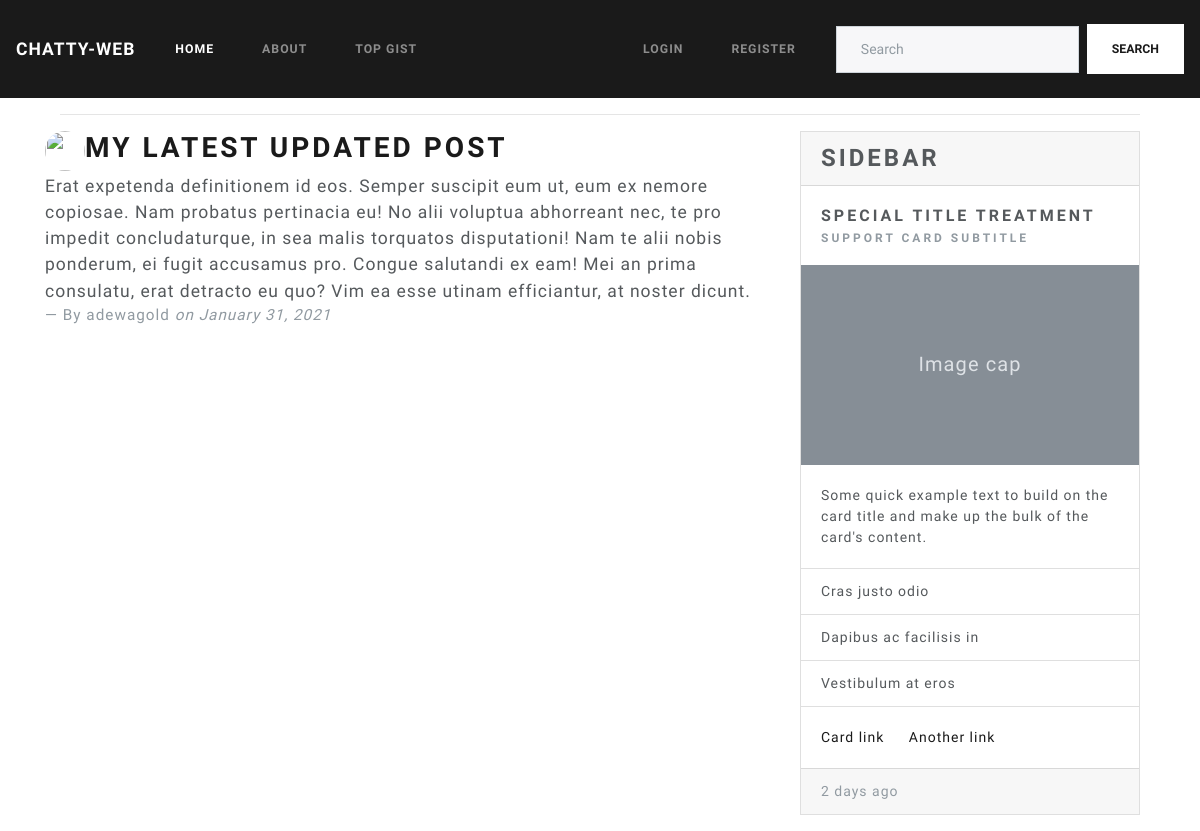
Screenshot of /post/32/ with the database file from the repository.
### blog/models.py (models this page shows, shortened)
class Post(models.Model):
    title = models.CharField(max_length=100)
    content = models.TextField()
    date_posted = models.DateTimeField(default =timezone.now)
    author = models.ForeignKey(User, on_delete=models.CASCADE)

### blog/views.py (the view)
# urls.py: path('post/<int:pk>/', PostDetailView.as_view(), name="post-detail"),
class PostDetailView(DetailView):
    model = Post

### blog/templates/blog/post_detail.html (shortened to what this page needs)
{% extends "blog/base.html" %}
{% block content %}
    <div class="row">
            <div >
                <img class="rounded-circle" width="40px" height="40px" src="{{ user.profile.image.url}}">
            </div>
        <h2> {{ object.title }} </h2>
        <blockquote class="blockquote">
            <p class="mb-0">{{object.content}}</p>
            <footer class="blockquote-footer">By {{ object.author }}  <cite title="Source Title">on {{ object.date_posted|date:"F d, Y" }}</cite></footer>
        </blockquote>
    </div>
{% endblock content %}

### blog/templates/blog/base.html (shortened to what this page needs)
<!DOCTYPE html>
<html lang="en">
<head>
    <link rel="stylesheet" href="https://bootswatch.com/4/lux/bootstrap.min.css">
    {% load static %}
    <link rel="stylesheet" type="text/css" href={% static 'blog/main.css' %} />
</head>
<body>
        <nav class="navbar navbar-expand-lg navbar-dark bg-primary">
                <a class="navbar-brand" href="#">Chatty-web</a>
                <div class="collapse navbar-collapse" id="navbarColor01">
                  <ul class="navbar-nav mr-auto">
                    <li class="nav-item active">
                      <a class="nav-link" href="{% url 'blog-home' %}">Home
                      </a>
                    </li>
                    <li class="nav-item">
                      <a class="nav-link" href="{% url 'blog-about' %}">About</a>
                    </li>
                    <li class="nav-item">
                        <a class="nav-link" href="{% url 'blog-about' %}">Top Gist</a>
                    </li>
                  </ul>
                  <form class="form-inline my-2 my-lg-0">
                      {% if user.is_authenticated %}
                      <ul class="navbar-nav mr-auto">
                            <li class="nav-item">
                                <a class="nav-link" href="{% url 'post-create' %}">Create New Post
                                </a>
                            </li>
                            <li class="nav-item">
                                <a class="nav-link" href="{% url 'profile' %}">Profile
                                </a>
                            </li>
                            <li class="nav-item">
                                <a class="nav-link" href="{% url 'logout' %}">Logout
                                </a>
                            </li>
                     </ul>
                      {% else %}
                        <ul class="navbar-nav mr-auto">
                            <li class="nav-item">
                                <a class="nav-link" href="{% url 'login' %}">Login
                                </a>
                            </li>
                            <li class="nav-item">
                                <a class="nav-link" href="{% url 'register' %}">Register
                                </a>
                            </li>
                        </ul>
                        {% endif %}
                    <input class="form-control mr-sm-2" type="text" placeholder="Search">
                    <button class="btn btn-secondary my-2 my-sm-0" type="submit">Search</button>
                  </form>
                </div>
              </nav>
        <main role="main" class="container">
            <div class="container">
                <hr/>
                <div class="row">
                        <div class="col-md-8">
                            {% block content %}{% endblock%}
                        </div>
                        <div class="col-md-4">
                                <div class="card mb-3">
                                        <h3 class="card-header">Sidebar</h3>
                                        <div class="card-body">
                                        <h5 class="card-title">Special title treatment</h5>
                                        <h6 class="card-subtitle text-muted">Support card subtitle</h6>
                                        </div>
                                        <svg xmlns="http://www.w3.org/2000/svg" class="d-block user-select-none" width="100%" height="200" aria-label="Placeholder: Image cap" focusable="false" role="img" preserveAspectRatio="xMidYMid slice" viewBox="0 0 318 180" style="font-size:1.125rem;text-anchor:middle">
                                        <text x="50%" y="50%" fill="#dee2e6" dy=".3em">Image cap</text>
                                        </svg>
                                        <div class="card-body">
                                        <p class="card-text">Some quick example text to build on the card title and make up the bulk of the card's content.</p>
                                        </div>
                                        <ul class="list-group list-group-flush">
                                        <li class="list-group-item">Cras justo odio</li>
                                        <li class="list-group-item">Dapibus ac facilisis in</li>
                                        <li class="list-group-item">Vestibulum at eros</li>
                                        </ul>
                                        <div class="card-body">
                                        <a href="#" class="card-link">Card link</a>
                                        <a href="#" class="card-link">Another link</a>
                                        </div>
                                        <div class="card-footer text-muted">
                                        2 days ago
                                        </div>
                                    </div>
                                </div>
                        </div>
            </div>
        </main>
</body>
</html>

### rows the page displays
Post: title "MY LATEST UPDATED POST", content "Erat expetenda definitionem id eos. Semper suscipit eum ut, eum ex nemore copiosae. Nam probatus pertinacia eu! No alii voluptua abhorreant nec, te pro impedit concludaturque, in sea malis torquatos disputationi! Nam te alii nobis ponderum, ei fugit accusamus pro. Congue salutandi ex eam! Mei an prima consulatu, erat detracto eu quo? Vim ea esse utinam efficiantur, at noster dicunt.", author "adewagold", date_posted "January 31, 2021"
